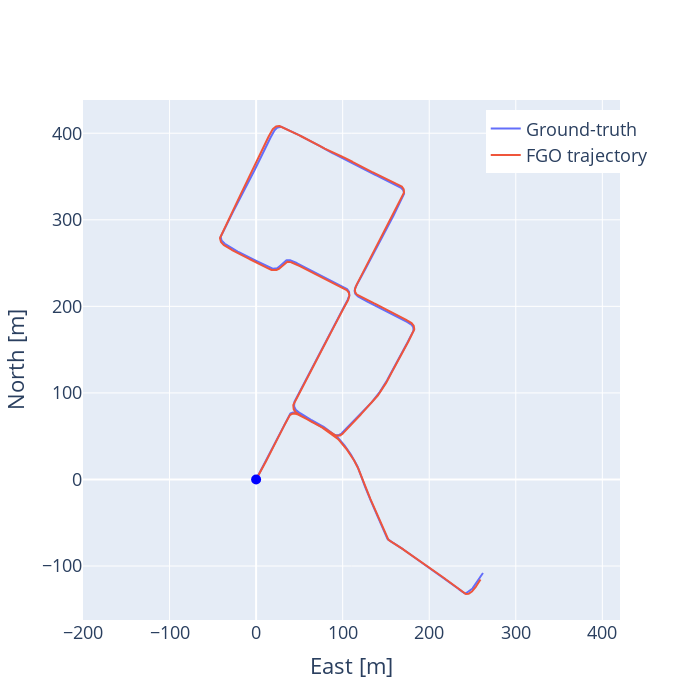

This figure's notebook cell:
### Code cell
fgo_traj = go.Scatter(x=graph_positions[:,0], y=graph_positions[:,1], hovertext=np.arange(TRAJLEN), name='FGO trajectory')
gt_traj = go.Scatter(x=gt_enu[:TRAJLEN,0], y=gt_enu[:TRAJLEN,1], hovertext=np.arange(TRAJLEN), name='Ground-truth')
spoof_traj = go.Scatter(x=spoofed_pos[:TRAJLEN,0], y=spoofed_pos[:TRAJLEN,1], hovertext=np.arange(TRAJLEN), name='Spoofed')
start = go.Scatter(x=[0], y=[0], name='Start', mode='markers', marker=dict(size=10, color='blue'), showlegend=False)
fig = go.Figure(data=[gt_traj, fgo_traj, start])
fig.update_layout(width=700, height=700, xaxis_title='East [m]', yaxis_title='North [m]')
# Move legend into plot
fig.update_layout(legend=dict(x=0.75, y=0.98), font=dict(size=18))
fig.update_yaxes(
    scaleanchor = "x",
    scaleratio = 1,
  )
fig.update_xaxes(autorange=True)
fig.show()

### Figure 1 — Plotly figure (JSON) as saved in the notebook; plotly's stock layout.template omitted (floating-point values rounded to 4 significant figures; data arrays with more than 128 entries replaced by an {"elided": "..."} marker saying what was removed)
{"data": [{"hovertext": {"elided": "2000 int values"}, "name": "Ground-truth", "type": "scatter", "x": {"elided": "2000 float values"}, "y": {"elided": "2000 float values"}}, {"hovertext": {"elided": "2000 int values"}, "name": "FGO trajectory", "type": "scatter", "x": {"elided": "2000 float values"}, "y": {"elided": "2000 float values"}}, {"marker": {"color": "blue", "size": 10}, "mode": "markers", "name": "Start", "showlegend": false, "type": "scatter", "x": [0], "y": [0]}], "layout": {"font": {"size": 18}, "height": 700, "legend": {"x": 0.75, "y": 0.98}, "width": 700, "xaxis": {"autorange": true, "title": {"text": "East [m]"}}, "yaxis": {"scaleanchor": "x", "scaleratio": 1, "title": {"text": "North [m]"}}}}
